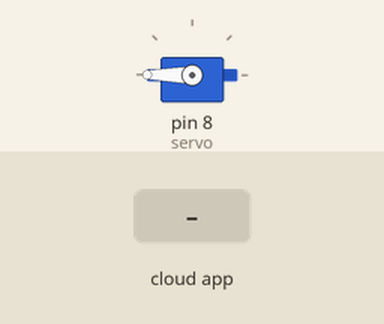
Simulated run of this sketch. Board: Arduino Uno, built with avr-gcc and run on an emulated ATmega328P. Shown: servo. Inputs (shaded band) come from the test bench. The ROS host is connected and sends only what is stated.

Above: at 1.2 s.
1.3 s: the phone or cloud app sets gripper_state to 0
At 2.3 s:
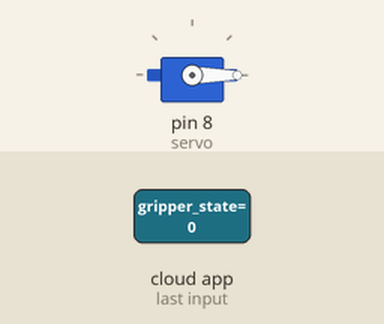
2.8 s: the phone or cloud app sets gripper_state to 45
At 3.4 s:
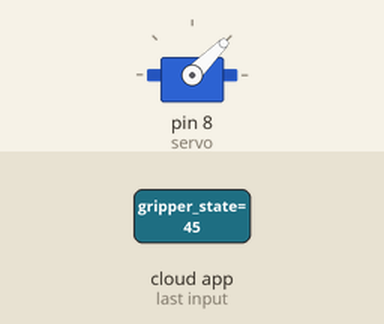
4.3 s: the phone or cloud app sets gripper_state to 90
At 4.6 s:
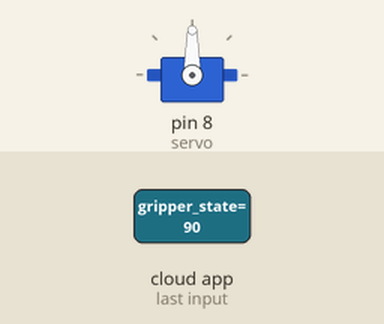
5.8 s: the phone or cloud app sets gripper_state to 180
At 6.9 s:
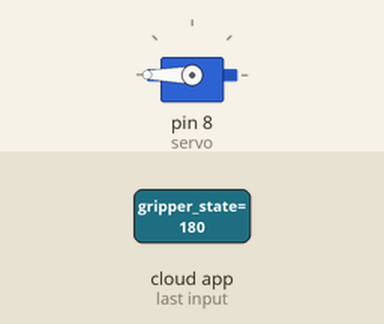
Timing chart, 0 to 8.3 s (numbered marks = the images above; inputs shaded):
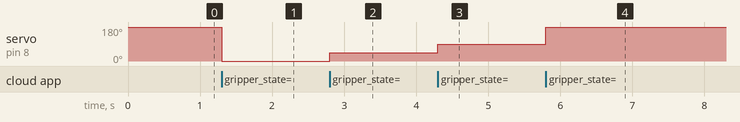

The sketch:

gripper_rosserial.ino
```cpp
#define USE_USBCON

#include <Wire.h>
#include <ros.h>
#include <std_msgs/Int16.h>
#include <Servo.h>

Servo servo;
ros::NodeHandle nh;


void gripperCb(const std_msgs::Int16& state)
{
  servo.write(state.data);
}

ros::Subscriber<std_msgs::Int16> gripper_setSub("gripper_state", &gripperCb);


void setup()
{
  nh.initNode();
  nh.subscribe(gripper_setSub);
  Serial.begin(57600);

  servo.attach(8);
  servo.write(180);
}

void loop()
{
  nh.spinOnce();
}
```

Measured:
- after the input at 1.3 s, servo on pin 8 (servo): 180° → 0° at once
- after the input at 2.8 s, servo on pin 8 (servo): 0° → 45° at once
- after the input at 4.3 s, servo on pin 8 (servo): 45° → 90° at once
- after the input at 5.8 s, servo on pin 8 (servo): 90° → 180° at once
